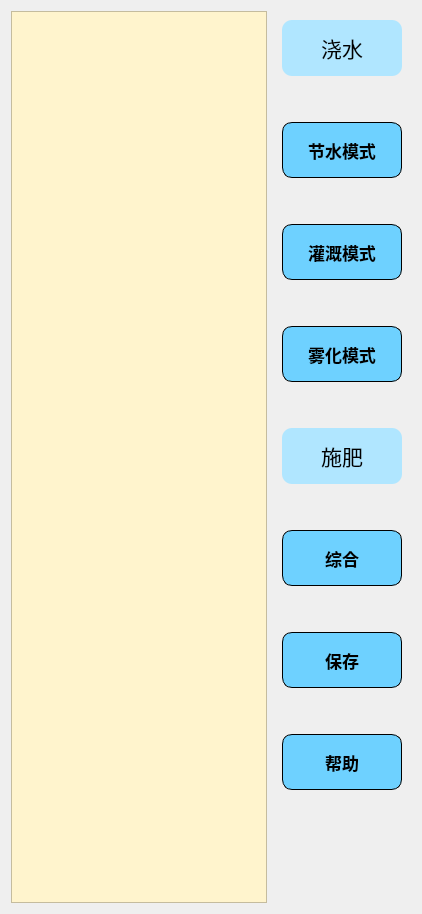
            <widget class="QWidget" name="tab2">
             <attribute name="title">
              <string>浇水施肥</string>
             </attribute>
             <layout class="QHBoxLayout" name="horizontalLayout_10">
              <item>
               <widget class="QPlainTextEdit" name="plain2">
                <property name="font">
                 <font>
                  <pointsize>12</pointsize>
                 </font>
                </property>
                <property name="styleSheet">
                 <string notr="true">background-color: rgb(255, 244, 205);</string>
                </property>
                <property name="placeholderText">
                 <string/>
                </property>
               </widget>
              </item>
              <item>
               <widget class="QWidget" name="widget_7" native="true">
                <layout class="QVBoxLayout" name="verticalLayout_9">
                 <item>
                  <widget class="QLabel" name="ana2">
                   <property name="minimumSize">
                    <size>
                     <width>120</width>
                     <height>56</height>
                    </size>
                   </property>
                   <property name="font">
                    <font>
                     <family>新宋体</family>
                     <pointsize>16</pointsize>
                     <weight>50</weight>
                     <bold>false</bold>
                    </font>
                   </property>
                   <property name="styleSheet">
                    <string notr="true">#ana2{
	background-color: rgb(176, 230, 255);
	border-radius:10px;

}</string>
                   </property>
                   <property name="text">
                    <string>浇水</string>
                   </property>
                   <property name="alignment">
                    <set>Qt::AlignCenter</set>
                   </property>
                  </widget>
                 </item>
                 <item>
                  <spacer name="verticalSpacer_7">
                   <property name="orientation">
                    <enum>Qt::Vertical</enum>
                   </property>
                   <property name="sizeHint" stdset="0">
                    <size>
                     <width>20</width>
                     <height>40</height>
                    </size>
                   </property>
                  </spacer>
                 </item>
                 <item>
                  <widget class="QPushButton" name="nanpic">
                   <property name="sizePolicy">
                    <sizepolicy hsizetype="Preferred" vsizetype="Fixed">
                     <horstretch>0</horstretch>
                     <verstretch>0</verstretch>
                    </sizepolicy>
                   </property>
                   <property name="minimumSize">
                    <size>
                     <width>120</width>
                     <height>56</height>
                    </size>
                   </property>
                   <property name="font">
                    <font>
                     <pointsize>13</pointsize>
                     <weight>75</weight>
                     <bold>true</bold>
                    </font>
                   </property>
                   <property name="styleSheet">
                    <string notr="true">#nanpic{
		background-color: rgb(110, 209, 255);
	color: rgb(0, 0, 0);
	border:1px solid rgb(0,0,0);
	border-radius:10px;
	Width:60;
Height:36
}
#nanpic:hover {
	background-color: rgb(255, 255, 255);
	color: rgb(0, 0, 0);
}
#nanpic:pressed {
	padding-top:3px;
	padding-left:3px;
}


</string>
                   </property>
                   <property name="text">
                    <string>节水模式</string>
                   </property>
                   <property name="icon">
                    <iconset>
                     <normaloff>:/img/imag/analyse/8.png</normaloff>:/img/imag/analyse/8.png</iconset>
                   </property>
                   <property name="iconSize">
                    <size>
                     <width>20</width>
                     <height>20</height>
                    </size>
                   </property>
                  </widget>
                 </item>
                 <item>
                  <spacer name="verticalSpacer_25">
                   <property name="orientation">
                    <enum>Qt::Vertical</enum>
                   </property>
                   <property name="sizeHint" stdset="0">
                    <size>
                     <width>20</width>
                     <height>40</height>
                    </size>
                   </property>
                  </spacer>
                 </item>
                 <item>
                  <widget class="QPushButton" name="yinyong">
                   <property name="sizePolicy">
                    <sizepolicy hsizetype="Preferred" vsizetype="Fixed">
                     <horstretch>0</horstretch>
                     <verstretch>0</verstretch>
                    </sizepolicy>
                   </property>
                   <property name="minimumSize">
                    <size>
                     <width>120</width>
                     <height>56</height>
                    </size>
                   </property>
                   <property name="font">
                    <font>
                     <pointsize>13</pointsize>
                     <weight>75</weight>
                     <bold>true</bold>
                    </font>
                   </property>
                   <property name="styleSheet">
                    <string notr="true">#yinyong{
	background-color: rgb(110, 209, 255);
	color: rgb(0, 0, 0);
	border:1px solid rgb(0,0,0);
	border-radius:10px;
	Width:60;
Height:36
}
#yinyong:hover {
	background-color: rgb(255, 255, 255);
	color: rgb(0, 0, 0);
}
#yinyong:pressed {
	padding-top:3px;
	padding-left:3px;
}


</string>
                   </property>
                   <property name="text">
                    <string>灌溉模式</string>
                   </property>
                   <property name="icon">
                    <iconset>
                     <normaloff>:/img/imag/analyse/7.png</normaloff>:/img/imag/analyse/7.png</iconset>
                   </property>
                   <property name="iconSize">
                    <size>
                     <width>20</width>
                     <height>20</height>
                    </size>
                   </property>
                  </widget>
                 </item>
                 <item>
                  <spacer name="verticalSpacer_26">
                   <property name="orientation">
                    <enum>Qt::Vertical</enum>
                   </property>
                   <property name="sizeHint" stdset="0">
                    <size>
                     <width>20</width>
                     <height>40</height>
                    </size>
                   </property>
                  </spacer>
                 </item>
                 <item>
                  <widget class="QPushButton" name="point2">
                   <property name="sizePolicy">
                    <sizepolicy hsizetype="Preferred" vsizetype="Fixed">
                     <horstretch>0</horstretch>
                     <verstretch>0</verstretch>
                    </sizepolicy>
                   </property>
                   <property name="minimumSize">
                    <size>
                     <width>120</width>
                     <height>56</height>
                    </size>
                   </property>
                   <property name="font">
                    <font>
                     <pointsize>13</pointsize>
                     <weight>75</weight>
                     <bold>true</bold>
                    </font>
                   </property>
                   <property name="styleSheet">
                    <string notr="true">#point2{
	background-color: rgb(110, 209, 255);
	color: rgb(0, 0, 0);
	border:1px solid rgb(0,0,0);
	border-radius:10px;
	Width:60;
Height:36
}
#point2:hover {
	background-color: rgb(255, 255, 255);
	color: rgb(0, 0, 0);
}
#point2:pressed {
	padding-top:3px;
	padding-left:3px;
}


</string>
                   </property>
                   <property name="text">
                    <string>雾化模式</string>
                   </property>
                   <property name="icon">
                    <iconset>
                     <normaloff>:/img/imag/analyse/3.png</normaloff>:/img/imag/analyse/3.png</iconset>
                   </property>
                   <property name="iconSize">
                    <size>
                     <width>20</width>
                     <height>20</height>
                    </size>
                   </property>
                  </widget>
                 </item>
                 <item>
                  <spacer name="verticalSpacer_27">
                   <property name="orientation">
                    <enum>Qt::Vertical</enum>
                   </property>
                   <property name="sizeHint" stdset="0">
                    <size>
                     <width>20</width>
                     <height>40</height>
                    </size>
                   </property>
                  </spacer>
                 </item>
                 <item>
                  <widget class="QLabel" name="fertilize">
                   <property name="minimumSize">
                    <size>
                     <width>120</width>
                     <height>56</height>
                    </size>
                   </property>
                   <property name="font">
                    <font>
                     <family>新宋体</family>
                     <pointsize>16</pointsize>
                     <weight>50</weight>
                     <bold>false</bold>
                    </font>
                   </property>
                   <property name="styleSheet">
                    <string notr="true">#fertilize{
	background-color: rgb(176, 230, 255);
	border-radius:10px;

}</string>
                   </property>
                   <property name="text">
                    <string>施肥</string>
                   </property>
                   <property name="alignment">
                    <set>Qt::AlignCenter</set>
                   </property>
                  </widget>
                 </item>
                 <item>
                  <spacer name="verticalSpacer_43">
                   <property name="orientation">
                    <enum>Qt::Vertical</enum>
                   </property>
                   <property name="sizeHint" stdset="0">
                    <size>
                     <width>20</width>
                     <height>40</height>
                    </size>
                   </property>
                  </spacer>
                 </item>
                 <item>
                  <widget class="QPushButton" name="syn2">
                   <property name="sizePolicy">
                    <sizepolicy hsizetype="Preferred" vsizetype="Fixed">
                     <horstretch>0</horstretch>
                     <verstretch>0</verstretch>
                    </sizepolicy>
                   </property>
                   <property name="minimumSize">
                    <size>
                     <width>120</width>
                     <height>56</height>
                    </size>
                   </property>
                   <property name="font">
                    <font>
                     <pointsize>13</pointsize>
                     <weight>75</weight>
                     <bold>true</bold>
                    </font>
                   </property>
                   <property name="styleSheet">
                    <string notr="true">#syn2{
	background-color: rgb(110, 209, 255);
	color: rgb(0, 0, 0);
	border:1px solid rgb(0,0,0);
	border-radius:10px;
	Width:60;
Height:36
}
#syn2:hover {
	background-color: rgb(255, 255, 255);
	color: rgb(0, 0, 0);
}
#syn2:pressed {
	padding-top:3px;
	padding-left:3px;
}


</string>
                   </property>
                   <property name="text">
                    <string>综合</string>
                   </property>
                   <property name="icon">
                    <iconset>
                     <normaloff>:/img/imag/analyse/1.png</normaloff>:/img/imag/analyse/1.png</iconset>
                   </property>
                   <property name="iconSize">
                    <size>
                     <width>20</width>
                     <height>20</height>
                    </size>
                   </property>
                  </widget>
                 </item>
                 <item>
                  <spacer name="verticalSpacer_29">
                   <property name="orientation">
                    <enum>Qt::Vertical</enum>
                   </property>
                   <property name="sizeHint" stdset="0">
                    <size>
                     <width>20</width>
                     <height>40</height>
                    </size>
                   </property>
                  </spacer>
                 </item>
                 <item>
                  <widget class="QPushButton" name="save2">
                   <property name="sizePolicy">
                    <sizepolicy hsizetype="Preferred" vsizetype="Fixed">
                     <horstretch>0</horstretch>
                     <verstretch>0</verstretch>
                    </sizepolicy>
                   </property>
                   <property name="minimumSize">
                    <size>
                     <width>120</width>
                     <height>56</height>
                    </size>
                   </property>
                   <property name="font">
                    <font>
                     <pointsize>13</pointsize>
                     <weight>75</weight>
                     <bold>true</bold>
                    </font>
                   </property>
                   <property name="styleSheet">
                    <string notr="true">#save2{
	background-color: rgb(110, 209, 255);
	color: rgb(0, 0, 0);
	border:1px solid rgb(0,0,0);
	border-radius:10px;
	Width:60;
Height:36
}
#save2:hover {
	background-color: rgb(255, 255, 255);
	color: rgb(0, 0, 0);
}
#save2:pressed {
	padding-top:3px;
	padding-left:3px;
}


</string>
                   </property>
                   <property name="text">
                    <string>保存</string>
                   </property>
                   <property name="icon">
                    <iconset>
                     <normaloff>:/img/imag/analyse/save.png</normaloff>:/img/imag/analyse/save.png</iconset>
                   </property>
                   <property name="iconSize">
                    <size>
                     <width>20</width>
                     <height>20</height>
                    </size>
                   </property>
                  </widget>
                 </item>
                 <item>
                  <spacer name="verticalSpacer_16">
                   <property name="orientation">
                    <enum>Qt::Vertical</enum>
                   </property>
                   <property name="sizeHint" stdset="0">
                    <size>
                     <width>20</width>
                     <height>40</height>
                    </size>
                   </property>
                  </spacer>
                 </item>
                 <item>
                  <widget class="QPushButton" name="help1">
                   <property name="sizePolicy">
                    <sizepolicy hsizetype="Preferred" vsizetype="Fixed">
                     <horstretch>0</horstretch>
                     <verstretch>0</verstretch>
                    </sizepolicy>
                   </property>
                   <property name="minimumSize">
                    <size>
                     <width>120</width>
                     <height>56</height>
                    </size>
                   </property>
                   <property name="font">
                    <font>
                     <pointsize>13</pointsize>
                     <weight>75</weight>
                     <bold>true</bold>
                    </font>
                   </property>
                   <property name="styleSheet">
                    <string notr="true">#help1{
	background-color: rgb(110, 209, 255);
	color: rgb(0, 0, 0);
	border:1px solid rgb(0,0,0);
	border-radius:10px;
	Width:60;
Height:36
}
#help1:hover {
	background-color: rgb(255, 255, 255);
	color: rgb(0, 0, 0);
}
#help1:pressed {
	padding-top:3px;
	padding-left:3px;
}


</string>
                   </property>
                   <property name="text">
                    <string>帮助</string>
                   </property>
                   <property name="icon">
                    <iconset>
                     <normaloff>:/img/imag/help.png</normaloff>:/img/imag/help.png</iconset>
                   </property>
                   <property name="iconSize">
                    <size>
                     <width>20</width>
                     <height>20</height>
                    </size>
                   </property>
                  </widget>
                 </item>
                 <item>
                  <spacer name="verticalSpacer_30">
                   <property name="orientation">
                    <enum>Qt::Vertical</enum>
                   </property>
                   <property name="sizeHint" stdset="0">
                    <size>
                     <width>20</width>
                     <height>40</height>
                    </size>
                   </property>
                  </spacer>
                 </item>
                 <item>
                  <spacer name="verticalSpacer_31">
                   <property name="orientation">
                    <enum>Qt::Vertical</enum>
                   </property>
                   <property name="sizeHint" stdset="0">
                    <size>
                     <width>20</width>
                     <height>40</height>
                    </size>
                   </property>
                  </spacer>
                 </item>
                 <item>
                  <widget class="QWidget" name="widget_10" native="true">
                   <layout class="QHBoxLayout" name="horizontalLayout_15"/>
                  </widget>
                 </item>
                </layout>
               </widget>
              </item>
             </layout>
            </widget>
